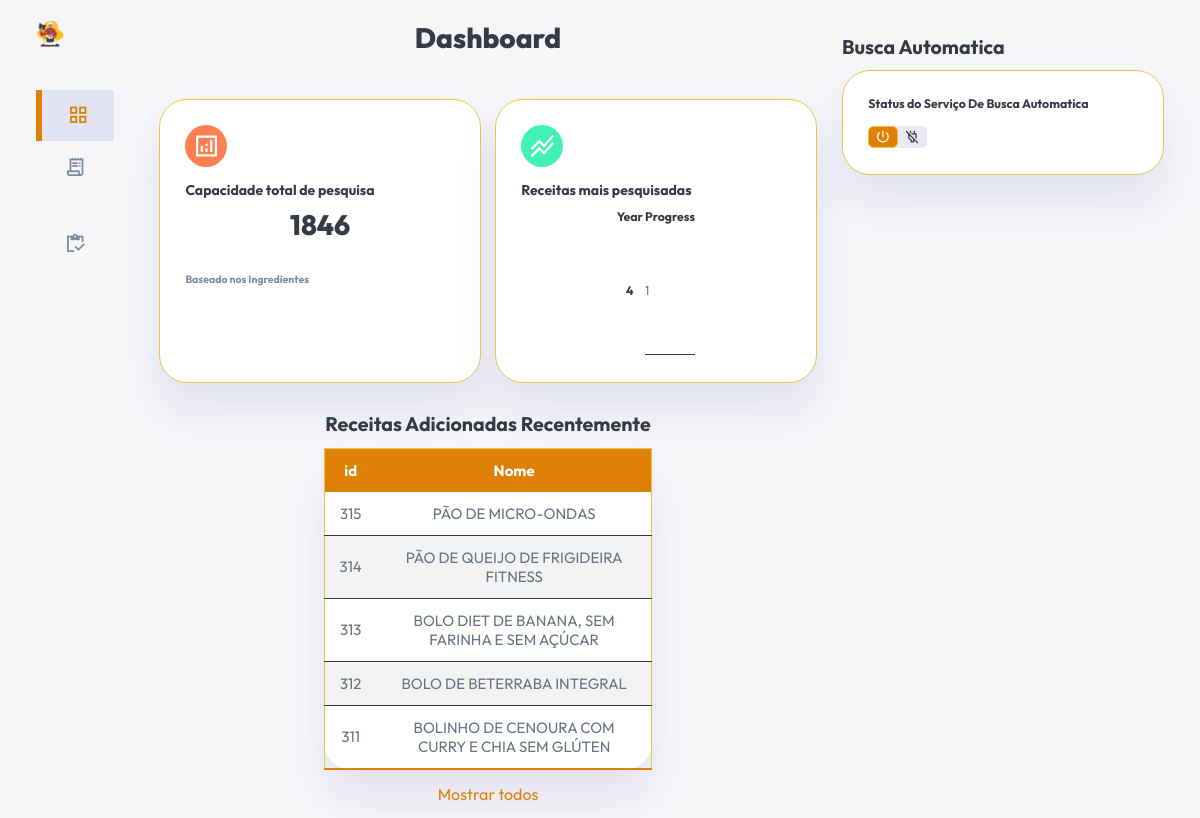
The page /views/Index.php on the database its author committed.
### tables this page shows
CREATE TABLE `tbreceita` (
  `idReceita` int(11) NOT NULL,
  `nomeReceita` varchar(100) DEFAULT NULL,
  `modoPreparo` text DEFAULT NULL,
  `tempoReceita` int(11) DEFAULT NULL,
  `porcoesReceita` int(11) DEFAULT NULL,
  `caminhoImg` text DEFAULT NULL
);

### models/Ingrediente.php (called while the page is built, shortened)
<?php
    class Ingrediente{
        public function count(){
            $con = Conexao::conectar();
            $querySelect = "SELECT COUNT(idingrediente) FROM tbingrediente";
            $resultado = $con->query($querySelect);
            $lista = $resultado->fetchAll();
            return $lista;
        }
    }
?>

### models/Pesquisa.php (called while the page is built, shortened)
<?php
class Pesquisa{
    public function getTop5(){
        $con = Conexao::conectar();
        $querySelect = "SELECT COUNT(idpesquisa) AS `quant`, idreceita FROM tbpesquisa
                        GROUP BY idreceita
                        ORDER BY COUNT(idpesquisa) DESC
                        LIMIT 5;";
        $resultado = $con->query($querySelect);
        $lista = $resultado->fetchAll();
        return $lista;
    }
}

### models/Receita.php (called while the page is built, shortened)
<?php
    class Receita{
        public function read_recent(){
            $con = Conexao::conectar();
            $querySelect = "SELECT * FROM `tbreceita` ORDER BY idReceita DESC LIMIT 5;";
            $resultado = $con->query($querySelect);
            $lista = $resultado->fetchAll();
            return $lista;
        }
    }
?>

### views/Index.php (the view, shortened to what this page needs)
<?php
require_once('../models/Ingrediente.php');
require_once('../models/Pesquisa.php');
require_once('../models/Receita.php');
$ingrediente = new Ingrediente();
$pesquisa = new Pesquisa();
$receita = new Receita();
$addRecente = $receita->read_recent();
$top5 = $pesquisa->getTop5();
$quantIngredientes = $ingrediente->count()[0][0];
?>
<!DOCTYPE html>
<html lang="en">
<head>
    <link rel="stylesheet" href="../css/style.css">
    <link rel="stylesheet" href="https://cdn.jsdelivr.net/npm/charts.css/dist/charts.min.css">
</head>
<body>
    <div class="container">
        <aside>
            <div class="top">
                <div class="logo">
                    <img src="../images/vovo.png">
                </div>
            </div>
            <div class="sidebar">
                <a href="Index.php" class="active">
                    <span class="material-symbols-sharp">grid_view</span>
                </a>
                <a href="Receitas.php">
                    <span class="material-symbols-sharp">receipt_long</span>
                </a>
                <a href="Ingredientes.php">
                    <span class="material-symbols-sharp">inventory</span>
                </a>
            </div>
        </aside>
        <main>
            <h1>Dashboard</h1>
            <div class="insights-centered">
                <div class="sales">
                    <span class="material-symbols-sharp">analytics</span>
                    <div>
                        <div class="left">
                            <h3>Capacidade total de pesquisa</h3>
                            <h1><?php echo $quantIngredientes;?></h1>
                        </div>
                    </div>
                    <small class="text-muted">Baseado nos Ingredientes</small>
                </div>
                <div class="ingredients-total-search">
                    <span class="material-symbols-sharp">stacked_line_chart</span>
                    <div>
                        <div class="left">
                            <h3>Receitas mais pesquisadas</h3>
                            <table id="column-example-14"
                                class="charts-css column show-labels show-primary-axis show-data-axes">
                                <thead>
                                    <tr>
                                        <th scope="col"> Year </th>
                                        <th scope="col"> Progress </th>
                                    </tr>
                                </thead>
                                <tbody>
                                <?php
                                $html = "";
                                $max = intval($top5[0]['quant']);
                                foreach ($top5 as $recipe){
                                    $porcent = intval($recipe['quant']) / $max;
                                    $html .= "<tr>
                                                <th scope='row'><a href='Receitas.php?id={$recipe['idreceita']}'>{$recipe['idreceita']}</a></th>
                                                <td style='--size:{$porcent}'>{$recipe['quant']}</td>
                                            </tr>
                                            ";
                                }
                                echo $html;
                                ?>
                                </tbody>
                            </table>
                        </div>
                    </div>
                </div>
            </div>
            <div class="recent-ingredients" style="display: flex; flex-direction: column; align-items: center;">
                <h2>Receitas Adicionadas Recentemente</h2>
                <table class="styled-table" style="width: 50%">
                    <thead>
                        <tr>
                            <th>id</th>
                            <th>Nome</th>
                        </tr>
                    </thead>
                    <tbody>
                        <?php
                        $html = "";
                        foreach($addRecente as $receita){
                            $html .= "<tr>
                                        <td>{$receita['idReceita']}</td>
                                        <td>{$receita['nomeReceita']}</td>
                                    </tr>
                                    ";
                        }
                        echo $html;
                        ?>
                    </tbody>
                </table>
                <a href="Receitas.php">Mostrar todos</a>
            </div>
        </main>
        <div class="right">
            <div class="status-web-scraping">
                <h2>Busca Automatica</h2>
                <div class="status-search">
                    <div class="search-auto">
                        <div class="message">
                            <p><b>Status do Serviço De Busca Automatica</b></p>
                            <br>
                            <div class="theme-toggler">
                                <span class="material-symbols-sharp active">power_rounded</span>
                                <span class="material-symbols-sharp">power_off</span>
                            </div>
                        </div>
                    </div>
                </div>
            </div>
        </div>
    </div>
</body>
</html>

### rows shown on the page
tbreceita: idReceita "315", nomeReceita "PÃO DE MICRO-ONDAS"
tbreceita: idReceita "314", nomeReceita "PÃO DE QUEIJO DE FRIGIDEIRA FITNESS"
tbreceita: idReceita "313", nomeReceita "BOLO DIET DE BANANA, SEM FARINHA E SEM AÇÚCAR"
tbreceita: idReceita "312", nomeReceita "BOLO DE BETERRABA INTEGRAL"
tbreceita: idReceita "311", nomeReceita "BOLINHO DE CENOURA COM CURRY E CHIA SEM GLÚTEN"

### other values the page prints
$quantIngredientes "1846"
$recipe['idreceita'] "4"
$recipe['quant'] "1"
